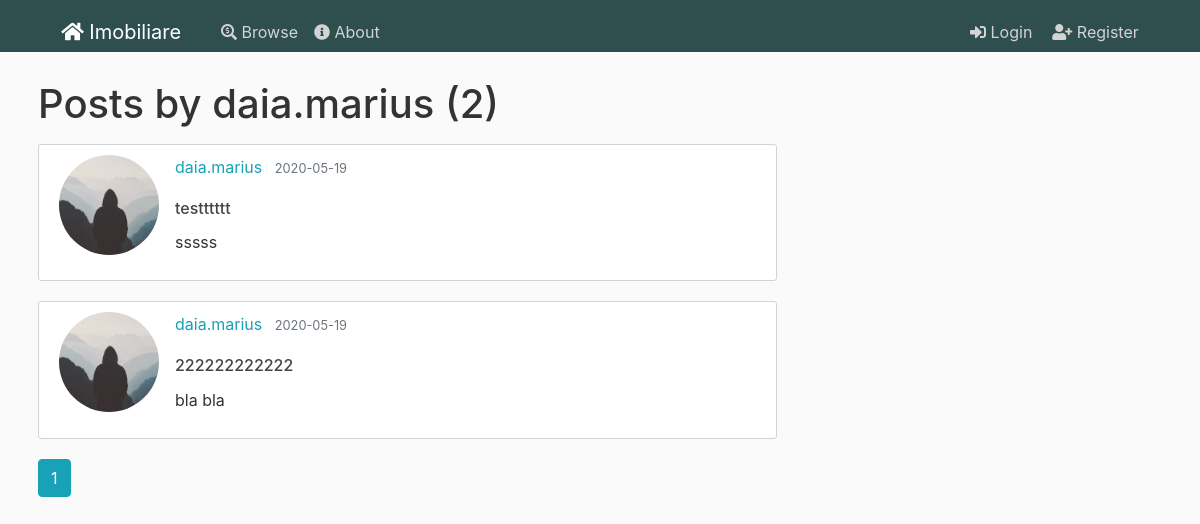
Before: /user/daia.marius with the older database file.
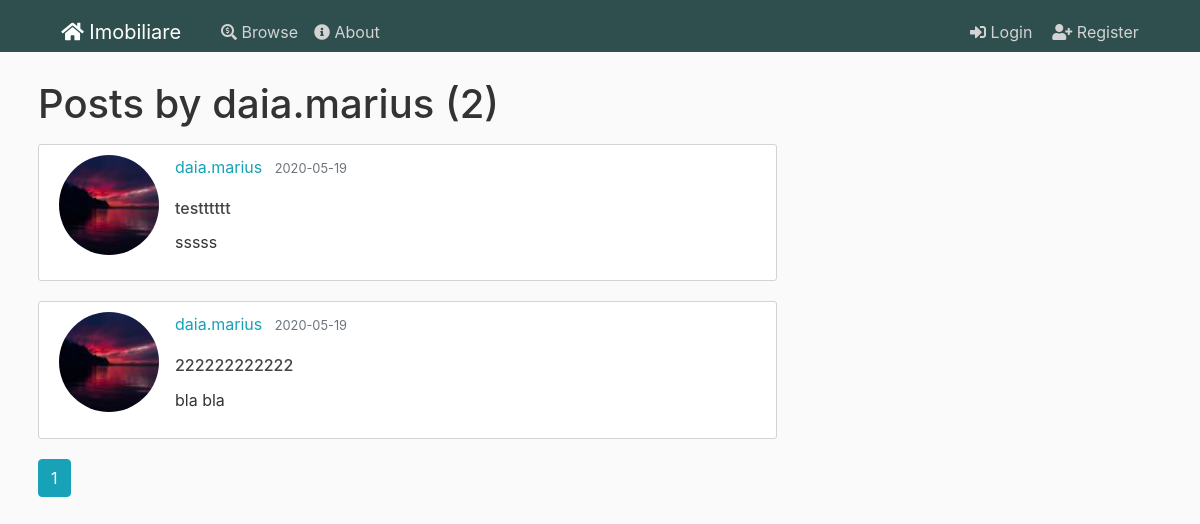
After: the same page with the newer database file.
### flaskblog/models.py (models this page shows, shortened)
class Post(db.Model):
    id = db.Column(db.Integer, primary_key=True)
    title = db.Column(db.String(100), nullable=False)
    date_posted = db.Column(db.DateTime, nullable=False, default=datetime.utcnow)
    content = db.Column(db.Text, nullable=False)
    user_id = db.Column(db.Integer, db.ForeignKey('user.id'), nullable=False)
    city_id = db.Column(db.Integer, db.ForeignKey('city.id'), nullable=False)
    anouncement_type = db.Column(db.String(20), nullable=False)
    house_type = db.Column(db.String(20), nullable=False)
    price = db.Column(db.Integer, nullable=False)
    square_meters = db.Column(db.Integer, nullable=False)
    number_rooms = db.Column(db.Integer, nullable=False)
    address = db.Column(db.String(100), nullable=False)
    phonenumber = db.Column(db.String(15), nullable=True)
    post = db.relationship('Image')

class User(db.Model, UserMixin):
    id = db.Column(db.Integer, primary_key=True)
    username = db.Column(db.String(20), unique=True, nullable=False)
    email = db.Column(db.String(120), unique=True, nullable=False)
    image_file = db.Column(db.String(20), nullable=False, default='default.jpg')
    password = db.Column(db.String(60), nullable=False)
    posts = db.relationship('Post', backref='author', lazy=True)

### flaskblog/users/routes.py (the view)
@users.route("/user/<string:username>")
def user_posts(username):
    page = request.args.get('page', 1, type=int)
    user = User.query.filter_by(username=username).first_or_404()
    posts = Post.query.filter_by(author=user)\
        .order_by(Post.date_posted.desc())\
        .paginate(page=page, per_page=5)
    return render_template('user_posts.html', posts=posts, user=user)

### flaskblog/templates/user_posts.html
{% extends "layout.html" %}
{% block content %}
    <h1 class="mb-3">Posts by {{ user.username }} ({{ posts.total }})</h1>
    {% for post in posts.items %}
        <article class="media content-section">
          <img class="rounded-circle article-img" src="{{ url_for('static', filename='profile_pics/' + post.author.image_file) }}">
          <div class="media-body">
            <div class="article-metadata">
              <a class="mr-2" href="{{ url_for('users.user_posts', username=post.author.username) }}">{{ post.author.username }}</a>
              <small class="text-muted">{{ post.date_posted.strftime('%Y-%m-%d') }}</small>
            </div>
            <h2><a class="article-title" href="{{ url_for('posts.post', post_id=post.id) }}">{{ post.title }}</a></h2>
            <p class="article-content">{{ post.content }}</p>
          </div>
        </article>
    {% endfor %}
    {% for page_num in posts.iter_pages(left_edge=1, right_edge=1, left_current=1, right_current=2) %}
      {% if page_num %}
        {% if posts.page == page_num %}
          <a class="btn btn-info mb-4" href="{{ url_for('users.user_posts', username=user.username, page=page_num) }}">{{ page_num }}</a>
        {% else %}
          <a class="btn btn-outline-info mb-4" href="{{ url_for('users.user_posts', username=user.username, page=page_num) }}">{{ page_num }}</a>
        {% endif %}
      {% else %}
        ...
      {% endif %}
    {% endfor %}
{% endblock content %}

Changed rows visible on the page:
changed through a linked row, Post "testttttt": image_file: picture added in place of a placeholder
changed through a linked row, Post "bla bla": image_file: picture added in place of a placeholder
